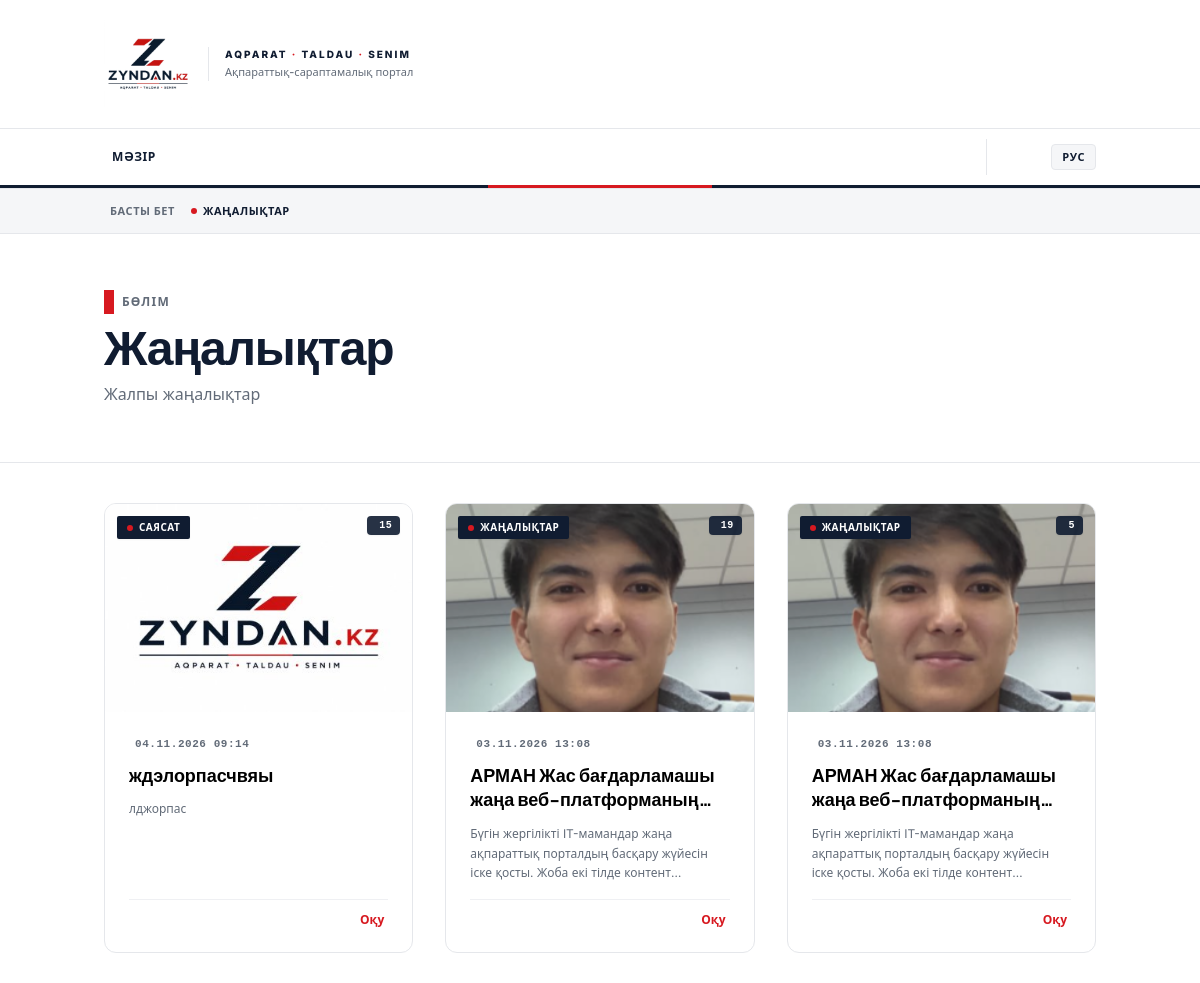
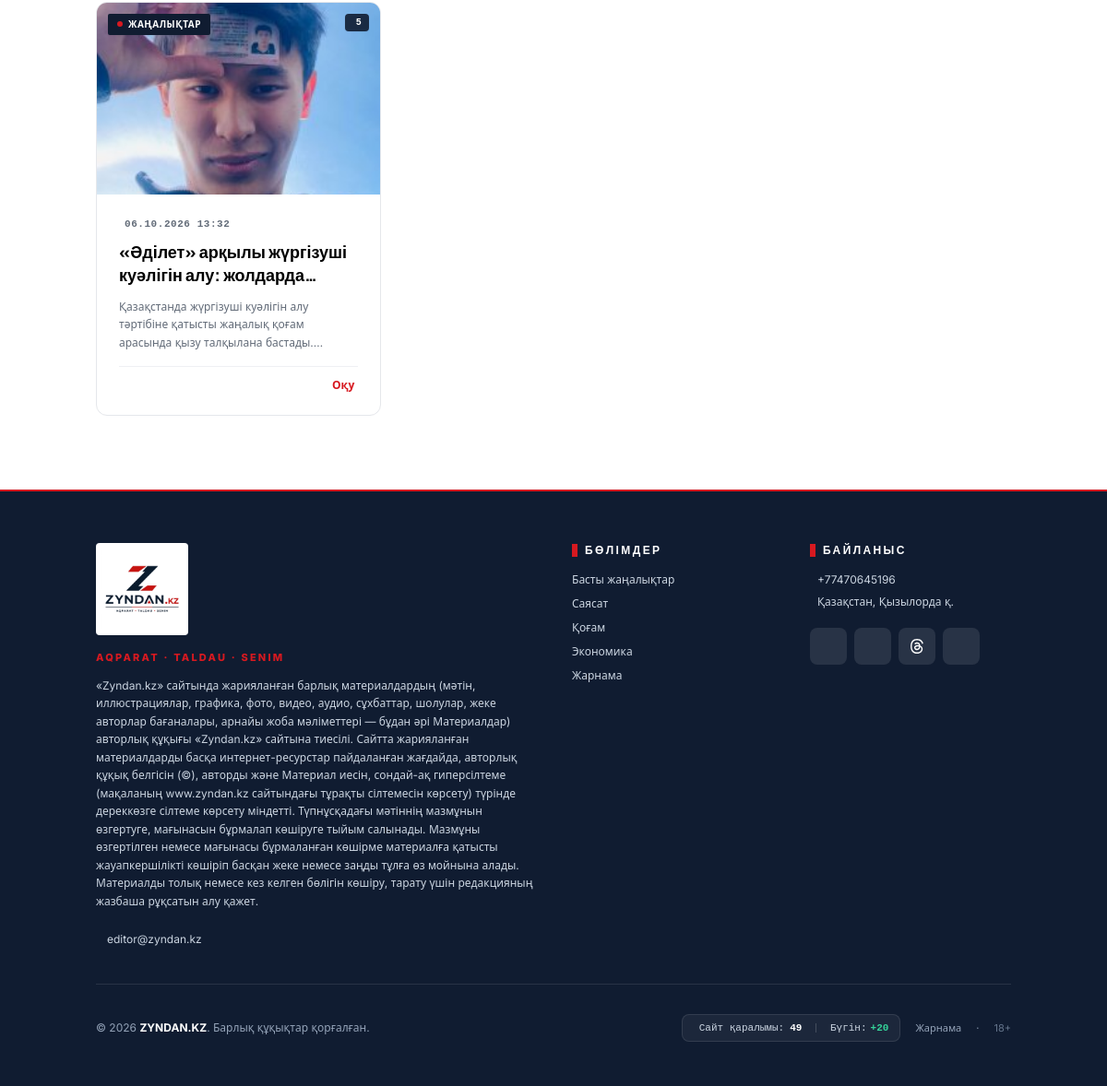
Page /zhanalyqtar on the earlier database version (2 pictures, top to bottom).
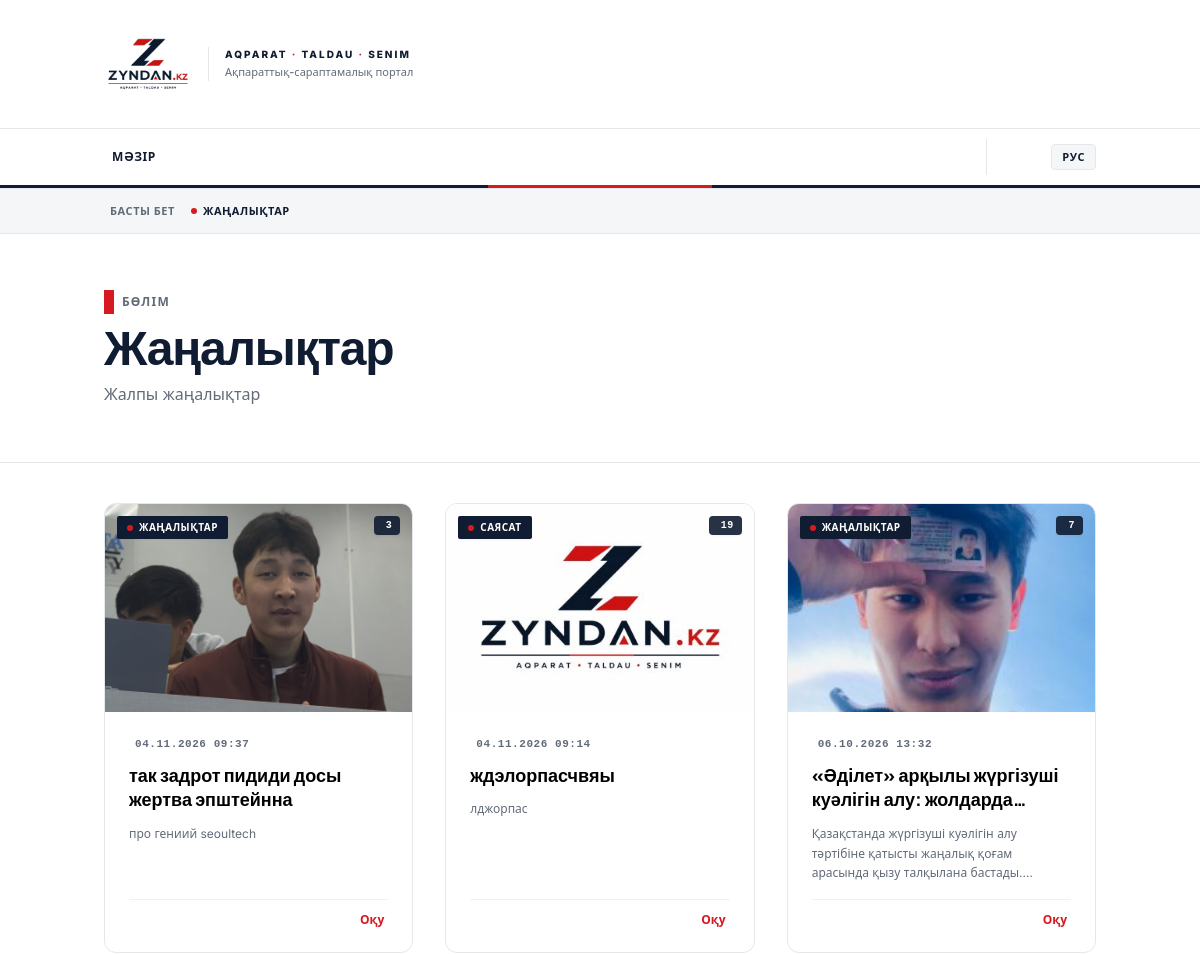
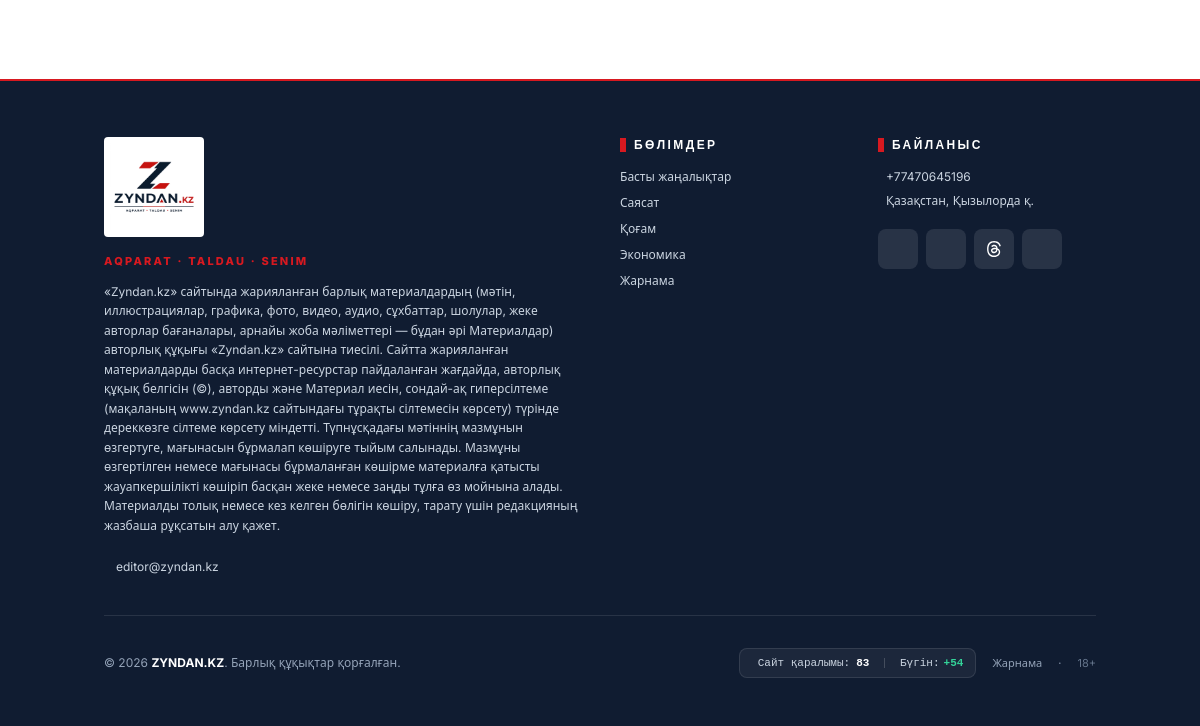
Same page on the later database version (2 pictures, top to bottom).
### tables this page shows
CREATE TABLE `categories` (
  `id` int NOT NULL AUTO_INCREMENT,
  `name_kz` varchar(100) NOT NULL,
  `name_ru` varchar(100) NOT NULL,
  `slug_kz` varchar(100) NOT NULL,
  `slug_ru` varchar(100) NOT NULL,
  `description_kz` text,
  `description_ru` text,
  `sort_order` int DEFAULT '0',
  `created_at` timestamp NULL DEFAULT CURRENT_TIMESTAMP,
  PRIMARY KEY (`id`),
  UNIQUE KEY `slug_kz` (`slug_kz`),
  UNIQUE KEY `slug_ru` (`slug_ru`),
  KEY `idx_slug_kz` (`slug_kz`),
  KEY `idx_slug_ru` (`slug_ru`)
);

CREATE TABLE `posts` (
  `id` int NOT NULL AUTO_INCREMENT,
  `category_id` int DEFAULT NULL,
  `user_id` int DEFAULT NULL,
  `title_kz` varchar(255) NOT NULL,
  `slug_kz` varchar(255) NOT NULL,
  `content_kz` text NOT NULL,
  `excerpt_kz` text,
  `title_ru` varchar(255) DEFAULT NULL,
  `slug_ru` varchar(255) DEFAULT NULL,
  `content_ru` text,
  `excerpt_ru` text,
  `image` varchar(255) DEFAULT NULL,
  `views` int DEFAULT '0',
  `status` enum('draft','published') DEFAULT 'draft',
  `is_featured` tinyint(1) DEFAULT '0',
  `is_announcement` tinyint(1) DEFAULT '0',
  `published_at` timestamp NULL DEFAULT NULL,
  `created_at` timestamp NULL DEFAULT CURRENT_TIMESTAMP,
  `updated_at` timestamp NULL DEFAULT CURRENT_TIMESTAMP ON UPDATE CURRENT_TIMESTAMP,
  PRIMARY KEY (`id`),
  UNIQUE KEY `slug_kz` (`slug_kz`),
  KEY `category_id` (`category_id`),
  KEY `user_id` (`user_id`),
  KEY `idx_slug_kz` (`slug_kz`),
  KEY `idx_slug_ru` (`slug_ru`),
  KEY `idx_status` (`status`),
  KEY `idx_published_at` (`published_at`),
  KEY `idx_views` (`views`),
  KEY `idx_featured` (`is_featured`),
  KEY `idx_announcement` (`is_announcement`),
  FULLTEXT KEY `idx_search_kz` (`title_kz`,`content_kz`),
  FULLTEXT KEY `idx_search_ru` (`title_ru`,`content_ru`),
  CONSTRAINT `posts_ibfk_1` FOREIGN KEY (`category_id`) REFERENCES `categories` (`id`) ON DELETE SET NULL,
  CONSTRAINT `posts_ibfk_2` FOREIGN KEY (`user_id`) REFERENCES `users` (`id`) ON DELETE SET NULL
);

### app/controllers/CategoryController.php (called while the page is built, shortened)
<?php
require_once __DIR__ . '/../../core/Controller.php';
class CategoryController extends Controller
{
    private $postModel;
    private $categoryModel;
    public function __construct()
    {
        $this->postModel = $this->model('PostModel');
        $this->categoryModel = $this->model('CategoryModel');
    }
    public function show($categorySlug)
    {
        $isAllNews = in_array($categorySlug, ['zhanalyqtar', 'novosti', 'all', 'news'], true);
        $category = $this->categoryModel->getBySlug($categorySlug, $this->lang);
        $page = isset($_GET['page']) ? max(1, (int) $_GET['page']) : 1;
        $perPage = 15;
        $offset = ($page - 1) * $perPage;
        if ($isAllNews) {
            $posts = $this->postModel->getPublished($this->lang, $perPage, $offset);
            $totalPosts = $this->postModel->countPublished();
        } else {
            $posts = $this->postModel->getByCategory($categorySlug, $this->lang, $perPage, $offset);
            $totalPosts = $this->postModel->countByCategory($categorySlug, $this->lang);
        }
        $totalPages = max(1, (int) ceil($totalPosts / $perPage));
        $categories = $this->categoryModel->getAllCategories($this->lang);
        $this->view('category/index', [
            'category' => $category,
            'posts' => $posts,
            'categories' => $categories,
            'currentPage' => $page,
            'totalPages' => $totalPages,
            'totalPosts' => $totalPosts
        ]);
    }
}

### public/index.php (called while the page is built, shortened)
<?php
spl_autoload_register(function ($className) {
    $className = str_replace('\\', '/', $className);
    $paths = [
        __DIR__ . '/../core/' . $className . '.php',
        __DIR__ . '/../app/models/' . $className . '.php',
        __DIR__ . '/../app/controllers/' . $className . '.php',
        __DIR__ . '/../app/helpers/' . $className . '.php',
        __DIR__ . '/../app/services/' . $className . '.php',
    ];
    foreach ($paths as $path) {
        if (file_exists($path)) {
            return;
        }
    }
});
$config = require __DIR__ . '/../config/app.php';
$router = new Router();
$route = $router->dispatch();
$method = $route['method'];
$params = $route['params'];
$controller = new $controllerName();
call_user_func_array([$controller, $method], $params);

### config/app.php (called while the page is built)
<?php
return array (
  'name' => 'ZYNDAN.KZ',
  'url' => 'https://zyndan.kz',
  'default_lang' => 'kz',
  'supported_langs' =>
  array (
    0 => 'kz',
    1 => 'ru',
  ),
  'brand_color' => '#101C31',
  'brand_red' => '#D71920',
  'timezone' => 'Asia/Qyzylorda',
  'pagination' => 15,
  'image_sizes' =>
  array (
    'large' =>
    array (
      0 => 800,
      1 => 600,
    ),
    'medium' =>
    array (
      0 => 400,
      1 => 300,
    ),
    'thumbnail' =>
    array (
      0 => 100,
      1 => 100,
    ),
  ),
  'openweather_api_key' => '3ad5e27a7879a17e0354e8ef6c754d6b',
  'weather_city' => 'Kyzylorda,KZ',
  'weather_cache_hours' => 1,
  'currency_cache_hours' => 24,
  'session_lifetime' => 7200,
  'admin_path' => 'admin',
  'recaptcha_site_key' => '6Lcxbl0sAAAAAAiop-H3G_5n6Xevm4O104KFBP6h',
  'recaptcha_secret_key' => '6Lcxbl0sAAAAABTnNyuHqjqyCtFgwaRwCdvTe49_',
  'recaptcha_enabled' => false,
  'contact_email' => 'editor@zyndan.kz',
  'admin_email' => 'admin@zyndan.kz',
  'phone' => '+77470645196',
  'address' => 'Қазақстан, Қызылорда қ.',
  'company_name' => 'ZYNDAN.KZ',
  'info_email' => 'info@zyndan.kz',
  'social_instagram' => 'https://www.instagram.com/zyndan.kz?utm_source=qr&dlrf=b3l2c3V0aHc3cnZ3',
  'social_facebook' => 'https://www.facebook.com/people/Zyndan-KZ/pfbid02sXeGgRiiUymaiPHdx6LAw28LTstctiAbjSmXbrn9g95uC89JVM3Pptbf8eG6aYNRl/?rdid=dJfw75vxvx0rvdfP&share_url=https%3A%2F%2Fwww.facebook.com%2Fshare%2F19nmaGHaF2%2F%3Fref%3D1',
  'social_threads' => 'https://www.threads.com/@zyndan.kz',
  'social_whatsapp' => 'https://wa.me/77470645196',
  'social_telegram' => '#',
  'social_tiktok' => '#',
);

### core/Router.php (called while the page is built, shortened)
<?php
class Router
{
    private $lang = 'kz';
    public function __construct()
    {
        $config = require __DIR__ . '/../config/app.php';
    }
    private function detectLanguage()
    {
        $url = $this->getUrl();
        if (strpos($url, 'ru/') === 0 || $url === 'ru') {
            $this->lang = 'ru';
        } else {
            $this->lang = 'kz';
        }
    }
    public function getLang()
    {
        return $this->lang;
    }
    private function getUrl()
    {
        if (isset($_GET['url'])) {
            return trim($_GET['url'], '/');
        }
        $uri = parse_url($_SERVER['REQUEST_URI'], PHP_URL_PATH);
        return trim($uri, '/');
    }
}

### core/Database.php (called while the page is built, shortened)
<?php
class Database
{
    private static $instance = null;
    private $pdo;
    private function __construct()
    {
        $config = require __DIR__ . '/../config/database.php';
        try {
            $port = !empty($config['port']) ? ";port={$config['port']}" : '';
            $dsn = "mysql:host={$config['host']}{$port};dbname={$config['database']};charset={$config['charset']}";
            $this->pdo = new PDO($dsn, $config['username'], $config['password'], $config['options']);
        } catch (PDOException $e) {
            die("Ошибка подключения к базе данных: " . $e->getMessage());
        }
    }
    public static function getInstance()
    {
        if (self::$instance === null) {
            self::$instance = new self();
        }
        return self::$instance;
    }
    public function query($sql, $params = [])
    {
        $stmt = $this->pdo->prepare($sql);
        $stmt->execute($params);
        return $stmt;
    }
    public function fetchOne($sql, $params = [])
    {
        $stmt = $this->query($sql, $params);
        return $stmt->fetch();
    }
    public function fetchAll($sql, $params = [])
    {
        $stmt = $this->query($sql, $params);
        return $stmt->fetchAll();
    }
    public function execute($sql, $params = [])
    {
        $stmt = $this->pdo->prepare($sql);
        return $stmt->execute($params);
    }
}

### app/models/CategoryModel.php (called while the page is built, shortened)
<?php
require_once __DIR__ . '/../../core/Model.php';
class CategoryModel extends Model
{
    protected $table = 'categories';
    public function getBySlug($slug, $lang)
    {
        $slugColumn = "slug_{$lang}";
        $sql = "SELECT id,
                       name_{$lang} as name,
                       slug_{$lang} as slug,
                       slug_kz, slug_ru,
                       description_{$lang} as description
                FROM {$this->table}
                WHERE {$slugColumn} = ?
                LIMIT 1";
        return $this->db->fetchOne($sql, [$slug]);
    }
}

### core/Model.php (called while the page is built, shortened)
<?php
class Model
{
    public function __construct()
    {
        $this->db = Database::getInstance();
    }
}

### config/database.php (called while the page is built)
<?php
return [
    'host' => getenv('DB_HOST') ?: 'localhost',
    'port' => getenv('DB_PORT') ?: '3306',
    'database' => getenv('DB_NAME') ?: 'qyzylorda_times',
    'username' => getenv('DB_USER') ?: 'qyzylorda_user',
    'password' => getenv('DB_PASS') !== false ? getenv('DB_PASS') : 'qyzylorda_pass_2026',
    'charset' => 'utf8mb4',
    'collation' => 'utf8mb4_unicode_ci',
    'options' => [
        PDO::ATTR_ERRMODE => PDO::ERRMODE_EXCEPTION,
        PDO::ATTR_DEFAULT_FETCH_MODE => PDO::FETCH_ASSOC,
        PDO::ATTR_EMULATE_PREPARES => false,
    ]
];

### app/models/PostModel.php (called while the page is built, shortened)
<?php
require_once __DIR__ . '/../../core/Model.php';
class PostModel extends Model
{
    protected $table = 'posts';
    public function getPublished($lang, $limit = 15, $offset = 0)
    {
        $sql = "SELECT p.*, c.name_{$lang} as category_name, c.slug_{$lang} as category_slug,
                       u.full_name as author_name
                FROM {$this->table} p
                LEFT JOIN categories c ON p.category_id = c.id
                LEFT JOIN users u ON p.user_id = u.id
                WHERE p.status = 'published'
                ORDER BY p.published_at DESC, p.id DESC
                LIMIT {$limit} OFFSET {$offset}";
        return $this->db->fetchAll($sql);
    }
    private function upsertSetting($key, $value)
    {
        $exists = $this->db->fetchOne("SELECT id FROM settings WHERE setting_key = ?", [$key]);
        if ($exists) {
            $this->db->execute("UPDATE settings SET setting_value = ? WHERE setting_key = ?", [$value, $key]);
        } else {
            $this->db->execute("INSERT INTO settings (setting_key, setting_value) VALUES (?, ?)", [$key, $value]);
        }
    }
}

### app/views/category/index.php (the view, shortened to what the rows shown need)
<?php
require_once __DIR__ . '/../partials/_header.php';
?>
<?php require_once __DIR__ . '/../partials/_navigation.php'; ?>
<div class="bg-zyndan-gray border-b border-zyndan-border">
    <div class="container mx-auto px-4 py-3.5">
        <div class="flex items-center text-[11px] font-bold text-zyndan-muted uppercase tracking-wider">
            <a href="/<?= $lang === 'ru' ? 'ru/' : '' ?>" class="hover:text-zyndan-red transition-colors flex items-center gap-1.5">
                <i class="las la-home text-sm"></i> <?= $lang === 'kz' ? 'Басты бет' : 'Главная' ?>
            </a>
            <span class="text-zyndan-navy dark:text-white font-bold flex items-center gap-1.5">
                <span class="w-1.5 h-1.5 bg-zyndan-red rounded-full"></span>
                <?= htmlspecialchars($category['name'] ?? '') ?>
            </span>
        </div>
    </div>
</div>
<div class="bg-white dark:bg-zyndan-navy border-b border-zyndan-border py-6 sm:py-10 md:py-14">
    <div class="container mx-auto px-3 sm:px-4">
        <div class="flex items-center gap-2 mb-2">
            <span class="w-2.5 h-6 bg-zyndan-red inline-block"></span>
            <span class="text-xs font-bold uppercase tracking-widest text-zyndan-muted"><?= $lang === 'ru' ? 'Рубрика' : 'Бөлім' ?></span>
        </div>
        <h1 class="text-2xl sm:text-3xl md:text-5xl font-black mb-2 sm:mb-3 tracking-tight text-zyndan-navy dark:text-white">
            <?= htmlspecialchars($category['name'] ?? '') ?>
        </h1>
        <?php if (!empty($category['description'])): ?>
            <p class="text-sm sm:text-base text-zyndan-muted font-normal max-w-2xl leading-relaxed">
                <?= htmlspecialchars($category['description']) ?>
            </p>
        <?php endif; ?>
    </div>
</div>
<main class="container mx-auto px-3 sm:px-4 py-6 sm:py-10">
    <?php if (isset($posts) && !empty($posts)): ?>
        <div class="grid grid-cols-1 md:grid-cols-2 lg:grid-cols-3 gap-4 sm:gap-6 md:gap-8 mb-8 sm:mb-10">
            <?php foreach ($posts as $post): ?>
                <?php
                $postTitle = $lang === 'kz' ? $post['title_kz'] : $post['title_ru'];
                $postExcerpt = $lang === 'kz' ? $post['excerpt_kz'] : $post['excerpt_ru'];
                $postSlug = $lang === 'kz' ? $post['slug_kz'] : $post['slug_ru'];
                $postCategory = !empty($post['category_slug']) ? $post['category_slug'] : ($category['slug'] ?? 'zhanalyqtar');
                $postCategoryName = !empty($post['category_name']) ? $post['category_name'] : ($category['name'] ?? ($lang === 'kz' ? 'Жаңалықтар' : 'Новости'));
                $postImage = !empty($post['image'])
                    ? '/uploads/medium/' . $post['image']
                    : '/assets/zyndan-logo.jpg?v=2';
                $postDate = date('d.m.Y H:i', strtotime($post['published_at'] ?? 'now'));
                ?>
                <a href="/<?= $lang === 'ru' ? 'ru/' : '' ?><?= $postCategory ?>/<?= $postSlug ?>"
                    class="bg-white dark:bg-zyndan-navy border border-zyndan-border zyndan-card group cursor-pointer rounded-xl overflow-hidden flex flex-col">
                    <div class="relative h-52 overflow-hidden bg-zyndan-gray">
                        <img src="<?= $postImage ?>"
                            onerror="this.onerror=null;this.src='/assets/zyndan-logo.jpg?v=2';"
                            class="w-full h-full object-cover group-hover:scale-105 transition-transform duration-500"
                            alt="<?= htmlspecialchars($postTitle) ?>">
                        <div class="absolute top-3 left-3 bg-zyndan-navy text-white text-[10px] font-bold uppercase tracking-wider px-2.5 py-1 rounded-sm shadow-sm flex items-center gap-1.5">
                            <span class="w-1.5 h-1.5 rounded-full bg-zyndan-red"></span>
                            <?= htmlspecialchars($postCategoryName) ?>
                        </div>
                        <span class="absolute top-3 right-3 bg-zyndan-navy/90 text-white text-[10px] font-bold px-2 py-0.5 rounded shadow-sm tracking-wider uppercase flex items-center gap-1 font-mono">
                            <?= number_format($post['views'] ?? 0) ?>
                        </span>
                    </div>
                    <div class="p-6 flex flex-col flex-1 justify-between">
                        <div>
                            <div class="text-[11px] font-semibold text-zyndan-muted mb-2.5 flex items-center gap-1.5 uppercase tracking-wider font-mono">
                                <?= $postDate ?>
                            </div>
                            <h3 class="text-lg font-bold leading-snug text-black dark:text-white group-hover:text-zyndan-red transition-colors mb-3 line-clamp-2">
                                <?= htmlspecialchars($postTitle) ?>
                            </h3>
                            <p class="text-xs text-zyndan-muted line-clamp-3 leading-relaxed mb-4">
                                <?= htmlspecialchars($postExcerpt ?? '') ?>
                            </p>
                        </div>
                        <div class="pt-3 border-t border-zyndan-border/60 flex items-center justify-end text-xs text-zyndan-red font-semibold group-hover:translate-x-1 transition-transform">
                            <?= $lang === 'ru' ? 'Читать' : 'Оқу' ?> <i class="las la-angle-right ml-1"></i>
                        </div>
                    </div>
                </a>
            <?php endforeach; ?>
        </div>
    <?php endif; ?>
</main>
<?php require_once __DIR__ . '/../partials/_footer.php'; ?>

Differences in the rows shown:
removed posts: image (picture), category.name_kz "ЖАҢАЛЫҚТАР", views "19", published_at "03.11.2026 13:08", title_kz "АРМАН Жас бағдарламашы жаңа…", excerpt_kz "Бүгін жергілікті IT-мамандар жаңа ақпараттық порталдың басқару жүйесін іске қосты. Жоба екі тілде…"
removed posts: image (picture), category.name_kz "ЖАҢАЛЫҚТАР", views "5", published_at "03.11.2026 13:08", title_kz "АРМАН Жас бағдарламашы жаңа…", excerpt_kz "Бүгін жергілікті IT-мамандар жаңа ақпараттық порталдың басқару жүйесін іске қосты. Жоба екі тілде…"
added posts: image (picture), category.name_kz "ЖАҢАЛЫҚТАР", views "3", published_at "04.11.2026 09:37", title_kz "так задрот пидиди досы жертва эпштейнна", excerpt_kz "про гениий seoultech"
changed posts "ждэлорпасчвяы": views "15" → "19"
changed posts "«Әділет» арқылы жүргізуші куәлігін алу:…": views "5" → "7"
Other differences:
$siteViewsStats['total']: "49" → "83"
$siteViewsStats['today']: "20" → "54"
